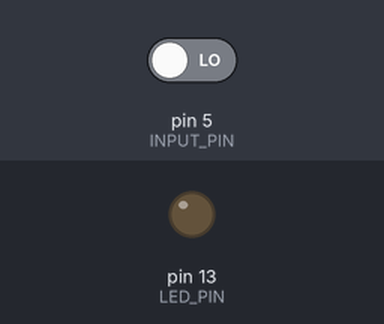
This sketch was run on a simulated Arduino Uno, built with avr-gcc and run on an emulated ATmega328P. On the bench: output pins drawn as LEDs (lit = HIGH). Inputs (shaded band) come from the test bench; at power-on: pin 5 (INPUT_PIN) LOW.

Above: at 1.2 s.
1.3 s: pin 5 (INPUT_PIN) driven HIGH
At 2.2 s:
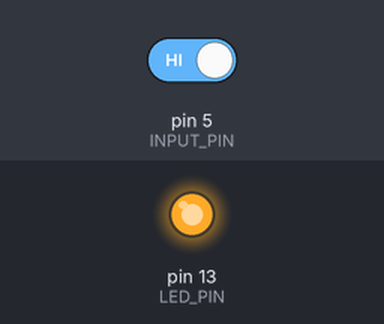
2.8 s: pin 5 (INPUT_PIN) driven LOW
At 3.3 s:
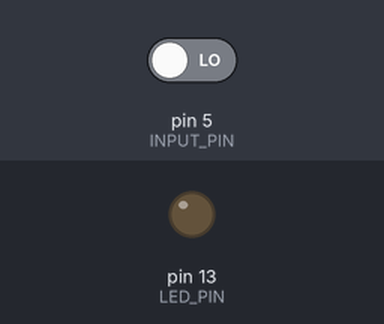
Timing chart, 0 to 5.8 s (numbered marks = the images above; inputs shaded):
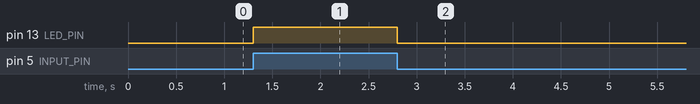

The sketch:

Arduino_PIR.ino
```cpp
int LED_PIN=13;//This is the pin that will light up when motion is sensed
int INPUT_PIN=5;//This is the yellow wire in the example. The data comes in here

void setup()
{
  pinMode(LED_PIN, OUTPUT);//This prepares the LED pin for output
  pinMode(INPUT_PIN, INPUT);//This prepares pin 5 for input
}

void loop()
{
  int val=digitalRead(INPUT_PIN); //on each loop we check to see the pin's state
  if(val==HIGH)//If motion is detected it will go HIGH
  {
    digitalWrite(LED_PIN, HIGH);//So we turn on the LED
  }
  else//If there is no motion
  {
    digitalWrite(LED_PIN, LOW);//we turn off the LED
  }
}
```

Measured:
- after the input at 1.3 s, pin 13 (LED_PIN): LOW → HIGH at once
- after the input at 2.8 s, pin 13 (LED_PIN): HIGH → LOW at once
